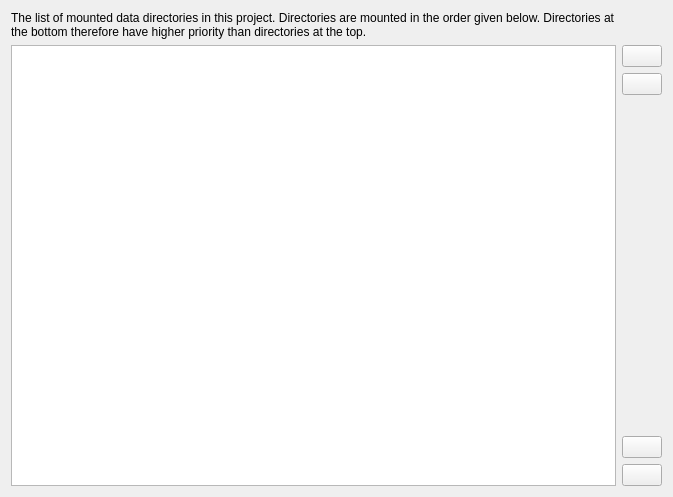
<?xml version="1.0" encoding="UTF-8"?>
<ui version="4.0">
 <class>xiiQtDataDirsPage</class>
 <widget class="QWidget" name="xiiQtDataDirsPage">
  <property name="geometry">
   <rect>
    <x>0</x>
    <y>0</y>
    <width>673</width>
    <height>497</height>
   </rect>
  </property>
  <property name="windowTitle">
   <string>Data Directory Configuration</string>
  </property>
  <property name="windowIcon">
   <iconset resource="../QtResources/resources.qrc">
    <normaloff>:/EditorFramework/Icons/DataDirectory.svg</normaloff>:/EditorFramework/Icons/DataDirectory.svg</iconset>
  </property>
  <layout class="QGridLayout" name="gridLayout">
   <item row="0" column="0">
    <widget class="QLabel" name="label">
     <property name="sizePolicy">
      <sizepolicy hsizetype="Preferred" vsizetype="Preferred">
       <horstretch>0</horstretch>
       <verstretch>0</verstretch>
      </sizepolicy>
     </property>
     <property name="text">
      <string>The list of mounted data directories in this project. Directories are mounted in the order given below. Directories at the bottom therefore have higher priority than directories at the top.</string>
     </property>
     <property name="wordWrap">
      <bool>true</bool>
     </property>
    </widget>
   </item>
   <item row="1" column="0">
    <widget class="QListWidget" name="ListDataDirs">
     <property name="sortingEnabled">
      <bool>false</bool>
     </property>
    </widget>
   </item>
   <item row="1" column="1">
    <layout class="QVBoxLayout" name="verticalLayout">
     <item>
      <widget class="QPushButton" name="ButtonAdd">
       <property name="toolTip">
        <string>Add another folder as a data directory</string>
       </property>
       <property name="text">
        <string />
       </property>
       <property name="icon">
        <iconset resource="../../../Tools/Libs/GuiFoundation/QtResources/resources.qrc">
         <normaloff>:/GuiFoundation/Icons/FolderAdd.svg</normaloff>:/GuiFoundation/Icons/FolderAdd.svg</iconset>
       </property>
      </widget>
     </item>
     <item>
      <widget class="QPushButton" name="ButtonRemove">
       <property name="toolTip">
        <string>Remove the selected data directory</string>
       </property>
       <property name="text">
        <string />
       </property>
       <property name="icon">
        <iconset resource="../../../Tools/Libs/GuiFoundation/QtResources/resources.qrc">
         <normaloff>:/GuiFoundation/Icons/Delete.svg</normaloff>:/GuiFoundation/Icons/Delete.svg</iconset>
       </property>
      </widget>
     </item>
     <item>
      <spacer name="verticalSpacer">
       <property name="orientation">
        <enum>Qt::Vertical</enum>
       </property>
       <property name="sizeHint" stdset="0">
        <size>
         <width>20</width>
         <height>40</height>
        </size>
       </property>
      </spacer>
     </item>
     <item>
      <widget class="QPushButton" name="ButtonUp">
       <property name="toolTip">
        <string>Move the selected directoy up (it gets lower priority)</string>
       </property>
       <property name="text">
        <string />
       </property>
       <property name="icon">
        <iconset resource="../../../Tools/Libs/GuiFoundation/QtResources/resources.qrc">
         <normaloff>:/GuiFoundation/Icons/MoveUp.svg</normaloff>:/GuiFoundation/Icons/MoveUp.svg</iconset>
       </property>
      </widget>
     </item>
     <item>
      <widget class="QPushButton" name="ButtonDown">
       <property name="toolTip">
        <string>Move the selected directoy down (it gets higher priority)</string>
       </property>
       <property name="text">
        <string />
       </property>
       <property name="icon">
        <iconset resource="../../../Tools/Libs/GuiFoundation/QtResources/resources.qrc">
         <normaloff>:/GuiFoundation/Icons/MoveDown.svg</normaloff>:/GuiFoundation/Icons/MoveDown.svg</iconset>
       </property>
      </widget>
     </item>
    </layout>
   </item>
  </layout>
 </widget>
 <resources>
  <include location="../../../Tools/Libs/GuiFoundation/QtResources/resources.qrc" />
  <include location="../QtResources/resources.qrc" />
 </resources>
 <connections />
</ui>
